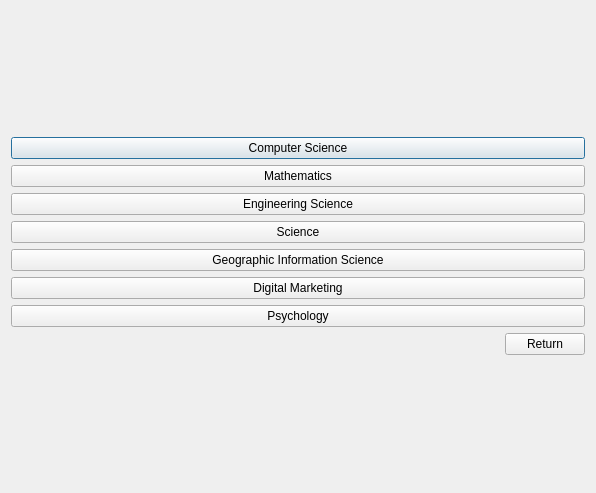
<?xml version="1.0" encoding="UTF-8"?>
<ui version="4.0">
 <class>SelectMajor</class>
 <widget class="QDialog" name="SelectMajor">
  <property name="geometry">
   <rect>
    <x>0</x>
    <y>0</y>
    <width>596</width>
    <height>493</height>
   </rect>
  </property>
  <property name="windowTitle">
   <string>Dialog</string>
  </property>
  <layout class="QVBoxLayout" name="verticalLayout_2">
   <item>
    <layout class="QVBoxLayout" name="verticalLayout">
     <item>
      <widget class="QPushButton" name="pushButton_ComputerScience">
       <property name="text">
        <string>Computer Science</string>
       </property>
      </widget>
     </item>
     <item>
      <widget class="QPushButton" name="pushButto_Mathematics">
       <property name="text">
        <string>Mathematics</string>
       </property>
      </widget>
     </item>
     <item>
      <widget class="QPushButton" name="pushButton_EngineeringScience">
       <property name="text">
        <string>Engineering Science</string>
       </property>
      </widget>
     </item>
     <item>
      <widget class="QPushButton" name="pushButton_Science">
       <property name="text">
        <string>Science</string>
       </property>
      </widget>
     </item>
     <item>
      <widget class="QPushButton" name="pushButton_GeographicInformationScience">
       <property name="text">
        <string>Geographic Information Science</string>
       </property>
      </widget>
     </item>
     <item>
      <widget class="QPushButton" name="pushButton_DigitalMarketing">
       <property name="text">
        <string>Digital Marketing</string>
       </property>
      </widget>
     </item>
     <item>
      <widget class="QPushButton" name="pushButton_Psychology">
       <property name="text">
        <string>Psychology</string>
       </property>
      </widget>
     </item>
     <item>
      <layout class="QHBoxLayout" name="horizontalLayout">
       <item>
        <spacer name="horizontalSpacer">
         <property name="orientation">
          <enum>Qt::Horizontal</enum>
         </property>
         <property name="sizeHint" stdset="0">
          <size>
           <width>40</width>
           <height>20</height>
          </size>
         </property>
        </spacer>
       </item>
       <item>
        <widget class="QPushButton" name="pushButton_Return">
         <property name="text">
          <string>Return</string>
         </property>
        </widget>
       </item>
      </layout>
     </item>
    </layout>
   </item>
  </layout>
 </widget>
 <resources/>
 <connections/>
</ui>
